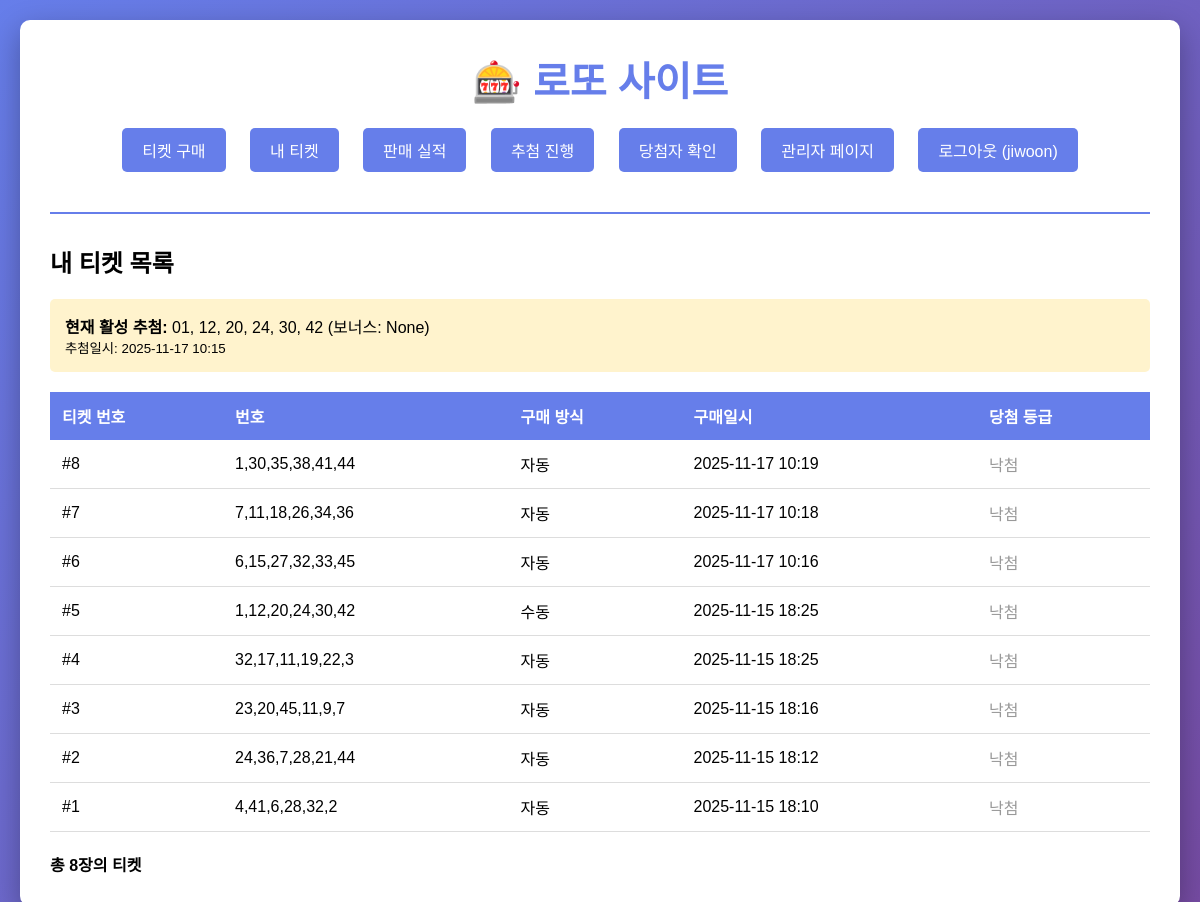
Screenshot of /lotto/my-tickets/ (signed in) with the database file from the repository.
### lotto/models.py (models this page shows, shortened)
class Draw(models.Model):
    numbers = models.CharField(max_length=100, verbose_name='당첨 번호')  # 당첨 번호 "1,2,3,4,5,6"
    bonus_number = models.IntegerField(null=True, blank=True, verbose_name='보너스 번호')
    drawn_at = models.DateTimeField(auto_now_add=True, null=True, blank=True, verbose_name='추첨일시')
    is_active = models.BooleanField(default=True, verbose_name='활성화')
    class Meta:
        verbose_name = '로또 당첨번호'
        verbose_name_plural = '로또 당첨번호'
        ordering = ['-drawn_at']

class Ticket(models.Model):
    WINNING_GRADE_CHOICES = [
        (0, '낙첨'),
        (1, '1등'),
        (2, '2등'),
        (3, '3등'),
        (4, '4등'),
        (5, '5등'),
    ]
    user = models.ForeignKey(User, on_delete=models.CASCADE)
    numbers = models.CharField(max_length=100)  # "1,2,3,4,5,6" 이런 식
    is_auto = models.BooleanField(default=False)
    created_at = models.DateTimeField(auto_now_add=True)
    winning_grade = models.IntegerField(default=0, choices=WINNING_GRADE_CHOICES, verbose_name='당첨 등급')
    draw = models.ForeignKey('Draw', on_delete=models.SET_NULL, null=True, blank=True, related_name='tickets')
    class Meta:
        verbose_name = '로또 티켓'
        verbose_name_plural = '로또 티켓'
        ordering = ['-created_at']

### lotto/views.py (the view)
# urls.py: path("my-tickets/", views.my_tickets, name="my_tickets"),
@login_required
def my_tickets(request):
    tickets = Ticket.objects.filter(user=request.user).order_by('-created_at')
    active_draw = Draw.objects.filter(is_active=True).first()
    return render(request, "lotto/my_tickets.html", {
        "tickets": tickets,
        "active_draw": active_draw,
    })

### lotto/templates/lotto/my_tickets.html (shortened to what this page needs)
{% extends "lotto/base.html" %}
{% block content %}
<h2>내 티켓 목록</h2>
{% if active_draw %}
    <div style="background: #fff3cd; padding: 15px; border-radius: 5px; margin: 20px 0;">
        <p><strong>현재 활성 추첨:</strong> {{ active_draw.numbers }} (보너스: {{ active_draw.bonus_number }})</p>
        <p><small>추첨일시: {{ active_draw.drawn_at|date:"Y-m-d H:i" }}</small></p>
    </div>
{% endif %}
{% if tickets %}
    <table style="width: 100%; border-collapse: collapse; margin: 20px 0;">
        <thead>
            <tr style="background: #667eea; color: white;">
                <th style="padding: 12px; text-align: left;">티켓 번호</th>
                <th style="padding: 12px; text-align: left;">번호</th>
                <th style="padding: 12px; text-align: left;">구매 방식</th>
                <th style="padding: 12px; text-align: left;">구매일시</th>
                <th style="padding: 12px; text-align: left;">당첨 등급</th>
            </tr>
        </thead>
        <tbody>
            {% for ticket in tickets %}
            <tr style="border-bottom: 1px solid #ddd;">
                <td style="padding: 12px;">#{{ ticket.id }}</td>
                <td style="padding: 12px;">{{ ticket.numbers }}</td>
                <td style="padding: 12px;">{{ ticket.is_auto|yesno:"자동,수동" }}</td>
                <td style="padding: 12px;">{{ ticket.created_at|date:"Y-m-d H:i" }}</td>
                <td style="padding: 12px;">
                    {% if ticket.winning_grade > 0 %}
                        <span class="grade-{{ ticket.winning_grade }}">{{ ticket.get_winning_grade_display }}</span>
                    {% else %}
                        <span style="color: #999;">낙첨</span>
                    {% endif %}
                </td>
            </tr>
            {% endfor %}
        </tbody>
    </table>
    <p style="margin-top: 20px;"><strong>총 {{ tickets|length }}장의 티켓</strong></p>
{% else %}
    <div style="text-align: center; padding: 40px; background: #f8f9fa; border-radius: 5px; margin: 20px 0;">
        <p style="font-size: 1.2em; color: #666;">아직 구매한 티켓이 없습니다.</p>
        <a href="{% url 'buy_ticket' %}" class="btn" style="margin-top: 20px;">티켓 구매하기</a>
    </div>
{% endif %}
{% endblock %}

### lotto/templates/lotto/base.html (shortened to what this page needs)
<!DOCTYPE html>
<html lang="ko">
<head>
</head>
<body>
    <div class="container">
        <header>
            <h1><a href="{% url 'home' %}" style="text-decoration: none; color: #667eea;">🎰 로또 사이트</a></h1>
            <nav>
                {% if user.is_authenticated %}
                    <a href="{% url 'buy_ticket' %}">티켓 구매</a>
                    <a href="{% url 'my_tickets' %}">내 티켓</a>
                    {% if user.is_superuser %}
                        <a href="{% url 'admin_sales' %}">판매 실적</a>
                        <a href="{% url 'admin_draw' %}">추첨 진행</a>
                        <a href="{% url 'admin_winners' %}">당첨자 확인</a>
                        <a href="/admin/">관리자 페이지</a>
                    {% elif user.is_staff %}
                        <a href="/admin/">관리자 페이지</a>
                    {% endif %}
                    <a href="{% url 'logout' %}">로그아웃 ({{ user.username }})</a>
                {% else %}
                    <a href="{% url 'login' %}">로그인</a>
                    <a href="{% url 'signup' %}">회원가입</a>
                {% endif %}
            </nav>
        </header>
        <main>
            {% block content %}{% endblock %}
        </main>
    </div>
</body>
</html>

### lotto/templates/lotto/base.html (style rules this page uses)
* { margin: 0; padding: 0; box-sizing: border-box; }
body { font-family: 'Malgun Gothic', sans-serif; background: linear-gradient(135deg, #667eea 0%, #764ba2 100%); min-height: 100vh; padding: 20px; }
.container { max-width: 1200px; margin: 0 auto; background: white; border-radius: 10px; box-shadow: 0 10px 30px rgba(0,0,0,0.3); padding: 30px; }
header { text-align: center; margin-bottom: 30px; padding-bottom: 20px; border-bottom: 2px solid #667eea; }
h1 { color: #667eea; font-size: 2.5em; margin-bottom: 10px; }
nav { margin: 20px 0; }
nav a { display: inline-block; margin: 0 10px; padding: 10px 20px; background: #667eea; color: white; text-decoration: none; border-radius: 5px; transition: background 0.3s; }

### rows the page displays
Draw: numbers "01, 12, 20, 24, 30, 42", bonus_number "None", drawn_at "2025-11-17 10:15"
Ticket: id "8", numbers "1,30,35,38,41,44", is_auto "자동", created_at "2025-11-17 10:19", winning_grade "낙첨"
Ticket: id "7", numbers "7,11,18,26,34,36", is_auto "자동", created_at "2025-11-17 10:18", winning_grade "낙첨"
Ticket: id "6", numbers "6,15,27,32,33,45", is_auto "자동", created_at "2025-11-17 10:16", winning_grade "낙첨"
Ticket: id "5", numbers "1,12,20,24,30,42", is_auto "수동", created_at "2025-11-15 18:25", winning_grade "낙첨"
Ticket: id "4", numbers "32,17,11,19,22,3", is_auto "자동", created_at "2025-11-15 18:25", winning_grade "낙첨"
Ticket: id "3", numbers "23,20,45,11,9,7", is_auto "자동", created_at "2025-11-15 18:16", winning_grade "낙첨"
Ticket: id "2", numbers "24,36,7,28,21,44", is_auto "자동", created_at "2025-11-15 18:12", winning_grade "낙첨"
Ticket: id "1", numbers "4,41,6,28,32,2", is_auto "자동", created_at "2025-11-15 18:10", winning_grade "낙첨"

### other values shown
{{ user.username }} "jiwoon"
{{ tickets|length }} "8"
